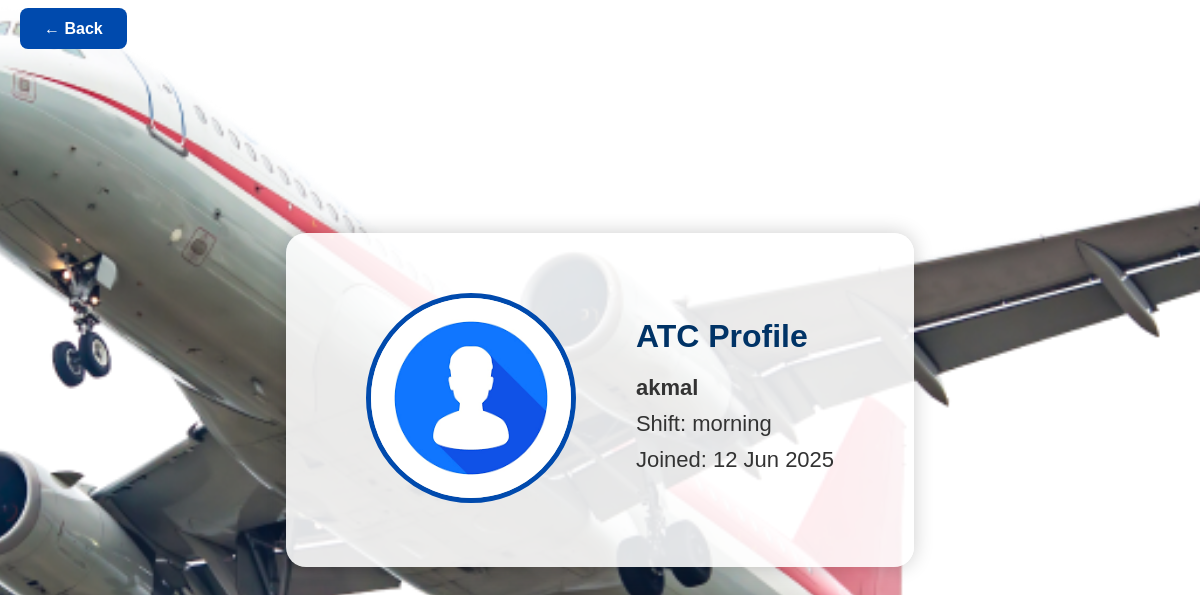
The page /atc/atcprofile.php (signed in) on the database its author committed.
### tables this page shows
CREATE TABLE `atc_users` (
  `id` int(11) NOT NULL,
  `username` varchar(50) NOT NULL,
  `password` varchar(255) NOT NULL,
  `name` varchar(100) NOT NULL,
  `shift` enum('morning','afternoon','night') DEFAULT NULL,
  `created_at` datetime DEFAULT current_timestamp()
);

### atc/atcprofile.php (the view, shortened to what this page needs)
<?php
require_once '../koneksi.php';
$username = $_SESSION['username'] ?? null;
$stmt = $koneksi->prepare("SELECT name, shift, created_at FROM atc_users WHERE username = ?");
$stmt->bind_param("s", $username);
$stmt->execute();
$result = $stmt->get_result();
$atc = $result->fetch_assoc();
?>
<!DOCTYPE html>
<html lang="en">
<head>
</head>
<body>
  <div class="back-button">
    <a href="dashboard.php">&larr; Back</a>
  </div>
  <div class="container">
    <div class="profile-box">
      <div class="profile-image">
        <img src="profile.png" alt="Profile" />
      </div>
      <div class="profile-details">
        <h2>ATC Profile</h2>
        <p><strong><?= htmlspecialchars($atc['name']) ?></strong></p>
        <p>Shift: <?= htmlspecialchars($atc['shift']) ?></p>
        <p>Joined: <?= date("d M Y", strtotime($atc['created_at'])) ?></p>
      </div>
    </div>
  </div>
</body>
</html>

### atc/atcprofile.php (style rules this page uses)
body { margin: 0; font-family: sans-serif; background: url('plane.png') no-repeat center center fixed; background-size: cover; }
.back-button { position: absolute; top: 20px; left: 20px; }
.back-button a { background-color: #004aad; color: white; padding: 12px 24px; text-decoration: none; border-radius: 8px; font-weight: bold; }
.container { display: flex; justify-content: center; align-items: center; min-height: 100vh; }
.profile-box { display: flex; background-color: rgba(255, 255, 255, 0.88); padding: 60px 80px; border-radius: 20px; box-shadow: 0 0 20px rgba(0,0,0,0.2); align-items: center; }
.profile-image { margin-right: 60px; flex-shrink: 0; }
.profile-image img { width: 200px; height: 200px; border-radius: 50%; object-fit: cover; border: 5px solid #004aad; }
.profile-details h2 { margin: 0 0 20px; font-size: 32px; color: #003366; }
.profile-details p { margin: 10px 0; font-size: 22px; color: #333; }

### rows shown on the page
atc_users: name "akmal", shift "morning", created_at "12 Jun 2025"
